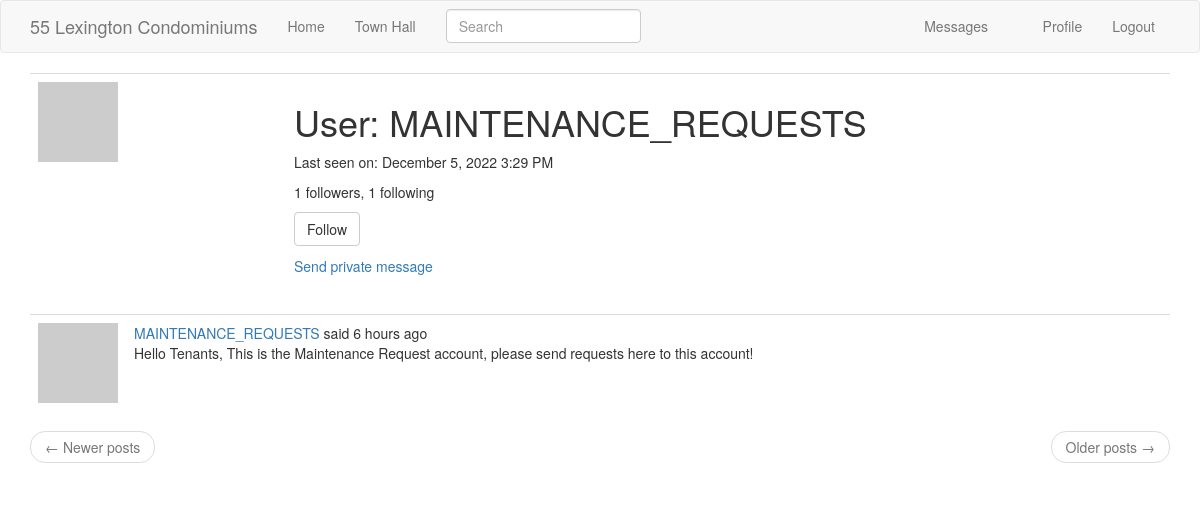
The app's page /user/MAINTENANCE_REQUESTS (signed in), older data.
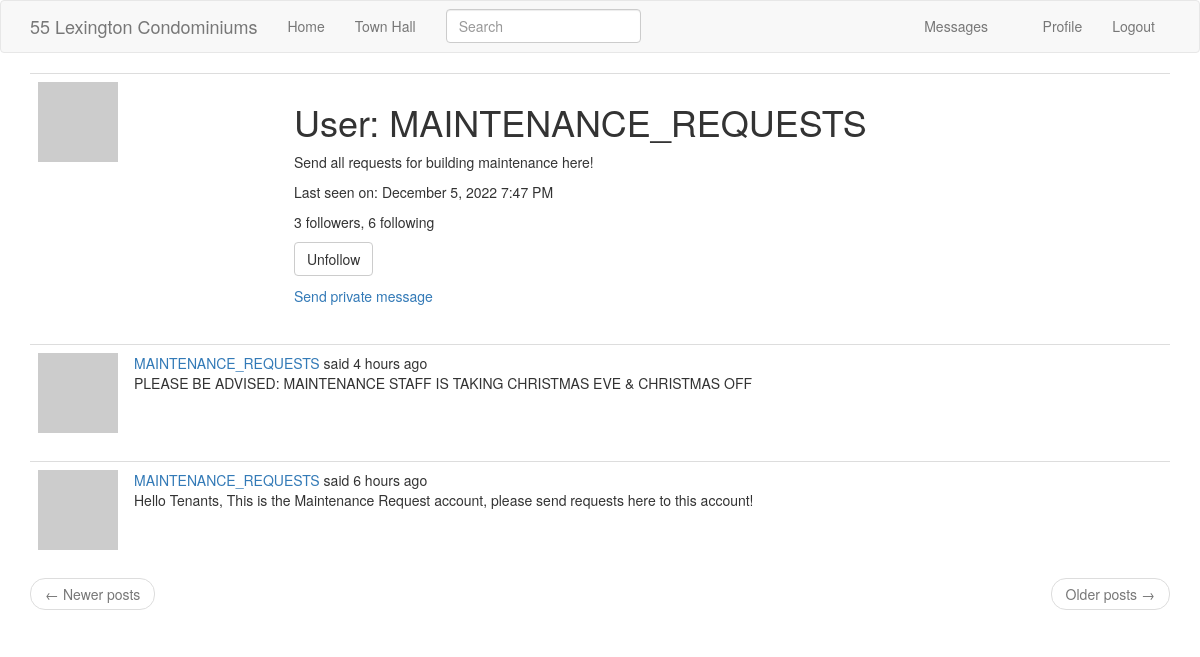
The same page, newer data.
### app/models.py (models this page shows, shortened)
class User(UserMixin, db.Model):
    id = db.Column(db.Integer, primary_key=True)
    username = db.Column(db.String(64), index=True, unique=True)
    email = db.Column(db.String(120), index=True, unique=True)
    password_hash = db.Column(db.String(128))
    posts = db.relationship('Post', backref='author', lazy='dynamic')
    about_me = db.Column(db.String(140))
    last_seen = db.Column(db.DateTime, default=datetime.utcnow)
    followed = db.relationship(
        'User', secondary=followers,
        primaryjoin=(followers.c.follower_id == id),
        secondaryjoin=(followers.c.followed_id == id),
        backref=db.backref('followers', lazy='dynamic'), lazy='dynamic')
    messages_sent = db.relationship('Message',
                                    foreign_keys='Message.sender_id',
                                    backref='author', lazy='dynamic')
    messages_received = db.relationship('Message',
                                        foreign_keys='Message.recipient_id',
                                        backref='recipient', lazy='dynamic')
    last_message_read_time = db.Column(db.DateTime)
    notifications = db.relationship('Notification', backref='user',
                                    lazy='dynamic')
    tasks = db.relationship('Task', backref='user', lazy='dynamic')
    def avatar(self, size):
        digest = md5(self.email.lower().encode('utf-8')).hexdigest()
        return 'https://www.gravatar.com/avatar/{}?d=identicon&s={}'.format(
            digest, size)
    def is_following(self, user):
        return self.followed.filter(
            followers.c.followed_id == user.id).count() > 0
    def new_messages(self):
        last_read_time = self.last_message_read_time or datetime(1900, 1, 1)
        return Message.query.filter_by(recipient=self).filter(
            Message.timestamp > last_read_time).count()
    def get_tasks_in_progress(self):
        return Task.query.filter_by(user=self, complete=False).all()

class SearchableMixin(object):
    @classmethod
    def before_commit(cls, session):
        session._changes = {
            'add': list(session.new),
            'update': list(session.dirty),
            'delete': list(session.deleted)
        }
    @classmethod
    def after_commit(cls, session):
        for obj in session._changes['add']:
            if isinstance(obj, SearchableMixin):
                add_to_index(obj.__tablename__, obj)
        for obj in session._changes['update']:
            if isinstance(obj, SearchableMixin):
                add_to_index(obj.__tablename__, obj)
        for obj in session._changes['delete']:
            if isinstance(obj, SearchableMixin):
                remove_from_index(obj.__tablename__, obj)
        session._changes = None

class Post(SearchableMixin, db.Model):
    __searchable__ = ['body']
    id = db.Column(db.Integer, primary_key=True)
    body = db.Column(db.String(140))
    timestamp = db.Column(db.DateTime, index=True, default=datetime.utcnow)
    user_id = db.Column(db.Integer, db.ForeignKey('user.id'))
    language = db.Column(db.String(5))

### app/main/routes.py (the view)
@bp.route('/user/<username>')
@login_required
def user(username):
    user = User.query.filter_by(username=username).first_or_404()
    page = request.args.get('page', 1, type=int)
    posts = user.posts.order_by(Post.timestamp.desc()).paginate(
        page=page, per_page=current_app.config['POSTS_PER_PAGE'],
        error_out=False)
    next_url = url_for('main.user', username=user.username,
                       page=posts.next_num) if posts.has_next else None
    prev_url = url_for('main.user', username=user.username,
                       page=posts.prev_num) if posts.has_prev else None
    form = EmptyForm()
    return render_template('user.html', user=user, posts=posts.items,
                           next_url=next_url, prev_url=prev_url, form=form)

### app/main/forms.py
class SearchForm(FlaskForm):
    q = StringField(_l('Search'), validators=[DataRequired()])
    def __init__(self, *args, **kwargs):
        if 'formdata' not in kwargs:
            kwargs['formdata'] = request.args
        if 'meta' not in kwargs:
            kwargs['meta'] = {'csrf': False}
        super(SearchForm, self).__init__(*args, **kwargs)

class EmptyForm(FlaskForm):
    submit = SubmitField('Submit')

### app/main/routes.py (called while the page is built)
@bp.before_app_request
def before_request():
    if current_user.is_authenticated:
        current_user.last_seen = datetime.utcnow()
        db.session.commit()
        g.search_form = SearchForm()
    g.locale = str(get_locale())

### app/models.py (called while the page is built)
@login.user_loader
def load_user(id):
    return User.query.get(int(id))

### app/templates/user.html (shortened to what this page needs)
{% extends "base.html" %}
{% block app_content %}
    <table class="table table-hover">
        <tr>
            <td width="256px"><img src="{{ user.avatar(256) }}"></td>
            <td>
                <h1>{{ _('User') }}: {{ user.username }}</h1>
                {% if user.about_me %}<p>{{ user.about_me }}</p>{% endif %}
                {% if user.last_seen %}
                <p>{{ _('Last seen on') }}: {{ moment(user.last_seen).format('LLL') }}</p>
                {% endif %}
                <p>{{ _('%(count)d followers', count=user.followers.count()) }}, {{ _('%(count)d following', count=user.followed.count()) }}</p>
                {% if user == current_user %}
                <p><a href="{{ url_for('main.edit_profile') }}">{{ _('Edit your profile') }}</a></p>
                {% if not current_user.get_task_in_progress('export_posts') %}
                <p><a href="{{ url_for('main.export_posts') }}">{{ _('Export your posts') }}</a></p>
                {% endif %}
                {% elif not current_user.is_following(user) %}
                <p>
                    <form action="{{ url_for('main.follow', username=user.username) }}" method="post">
                        {{ form.submit(value=_('Follow'), class_='btn btn-default') }}
                    </form>
                </p>
                {% else %}
                <p>
                    <form action="{{ url_for('main.unfollow', username=user.username) }}" method="post">
                        {{ form.submit(value=_('Unfollow'), class_='btn btn-default') }}
                    </form>
                </p>
                {% endif %}
                {% if user != current_user %}
                <p><a href="{{ url_for('main.send_message', recipient=user.username) }}">{{ _('Send private message') }}</a></p>
                {% endif %}
            </td>
        </tr>
    </table>
    {% for post in posts %}
        {% include '_post.html' %}
    {% endfor %}
    <nav aria-label="...">
        <ul class="pager">
            <li class="previous{% if not prev_url %} disabled{% endif %}">
                <a href="{{ prev_url or '#' }}">
                    <span aria-hidden="true">&larr;</span> {{ _('Newer posts') }}
                </a>
            </li>
            <li class="next{% if not next_url %} disabled{% endif %}">
                <a href="{{ next_url or '#' }}">
                    {{ _('Older posts') }} <span aria-hidden="true">&rarr;</span>
                </a>
            </li>
        </ul>
    </nav>
{% endblock %}

### app/templates/base.html (shortened to what this page needs)
{% extends 'bootstrap/base.html' %}
{% block navbar %}
    <nav class="navbar navbar-default">
        <div class="container">
            <div class="navbar-header">
                <a class="navbar-brand" href="{{ url_for('main.index') }}">55 Lexington Condominiums</a>
            </div>
            <div class="collapse navbar-collapse" id="bs-example-navbar-collapse-1">
                <ul class="nav navbar-nav">
                    <li><a href="{{ url_for('main.index') }}">{{ _('Home') }}</a></li>
                    <li><a href="{{ url_for('main.explore') }}">{{ _('Town Hall') }}</a></li>
                </ul>
                {% if g.search_form %}
                <form class="navbar-form navbar-left" method="get" action="{{ url_for('main.search') }}">
                    <div class="form-group">
                        {{ g.search_form.q(size=20, class='form-control', placeholder=g.search_form.q.label.text) }}
                    </div>
                </form>
                {% endif %}
                <ul class="nav navbar-nav navbar-right">
                    {% if current_user.is_anonymous %}
                    <li><a href="{{ url_for('auth.login') }}">{{ _('Login') }}</a></li>
                    {% else %}
                    <li>
                        <a href="{{ url_for('main.messages') }}">{{ _('Messages') }}
                            {% set new_messages = current_user.new_messages() %}
                        </a>
                    </li>
                    <li><a href="{{ url_for('main.user', username=current_user.username) }}">{{ _('Profile') }}</a></li>
                    <li><a href="{{ url_for('auth.logout') }}">{{ _('Logout') }}</a></li>
                    {% endif %}
                </ul>
            </div>
        </div>
    </nav>
{% endblock %}
{% block content %}
    <div class="container">
        {% block app_content %}{% endblock %}
    </div>
{% endblock %}

### app/templates/_post.html (shortened to what this page needs)
    <table class="table table-hover">
        <tr>
            <td width="70px">
                <a href="{{ url_for('main.user', username=post.author.username) }}">
                    <img src="{{ post.author.avatar(70) }}" />
                </a>
            </td>
            <td>
                {{ _('%(username)s said %(when)s',
                    username=user_link, when=moment(post.timestamp).fromNow()) }}
                <br>
                <span id="post{{ post.id }}">{{ post.body }}</span>
            </td>
        </tr>
    </table>

Row changes from the older to the newer data that the page shows:
changed User "MAINTENANCE_REQUESTS": about_me (not shown) → "Send all requests for building maintenance here!"; last_seen "December 5, 2022 3:29 PM" → "December 5, 2022 7:47 PM"
added Post: body "PLEASE BE ADVISED: MAINTENANCE STAFF IS TAKING CHRISTMAS EVE & CHRISTMAS OFF"
Text that changed along with them:
form field submit: (not shown) → "Unfollow"
form field submit: "Follow" → (not shown)
text no longer shown: "1 followers 1 following"
text now shown: "3 followers 6 following"
